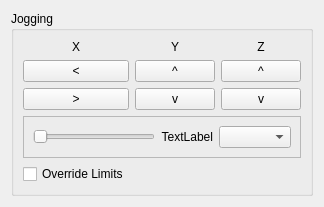
      <widget class="QWidget" name="tab_10">
       <attribute name="title">
        <string>Jog</string>
       </attribute>
       <layout class="QVBoxLayout" name="verticalLayout_7">
        <item alignment="Qt::AlignBottom">
         <widget class="QGroupBox" name="groupBox_2">
          <property name="title">
           <string>Jogging</string>
          </property>
          <layout class="QGridLayout" name="gridLayout_6">
           <item row="2" column="0">
            <widget class="QPushButton" name="jog_minus_pb_0">
             <property name="text">
              <string>&gt;</string>
             </property>
            </widget>
           </item>
           <item row="0" column="2">
            <widget class="QLabel" name="label_3">
             <property name="text">
              <string>Z</string>
             </property>
             <property name="alignment">
              <set>Qt::AlignCenter</set>
             </property>
            </widget>
           </item>
           <item row="2" column="2">
            <widget class="QPushButton" name="jog_minus_pb_2">
             <property name="text">
              <string>v</string>
             </property>
            </widget>
           </item>
           <item row="4" column="0" colspan="3">
            <widget class="QFrame" name="frame_3">
             <property name="frameShape">
              <enum>QFrame::StyledPanel</enum>
             </property>
             <property name="frameShadow">
              <enum>QFrame::Raised</enum>
             </property>
             <layout class="QGridLayout" name="gridLayout_7">
              <item row="0" column="0">
               <widget class="QSlider" name="jog_vel_sl">
                <property name="orientation">
                 <enum>Qt::Horizontal</enum>
                </property>
               </widget>
              </item>
              <item row="0" column="1">
               <widget class="QLabel" name="jog_vel_lb">
                <property name="text">
                 <string>TextLabel</string>
                </property>
                <property name="alignment">
                 <set>Qt::AlignRight|Qt::AlignTrailing|Qt::AlignVCenter</set>
                </property>
               </widget>
              </item>
              <item row="0" column="2">
               <widget class="QComboBox" name="jog_modes_cb"/>
              </item>
             </layout>
            </widget>
           </item>
           <item row="2" column="1">
            <widget class="QPushButton" name="jog_minus_pb_1">
             <property name="text">
              <string>v</string>
             </property>
            </widget>
           </item>
           <item row="1" column="0">
            <widget class="QPushButton" name="jog_plus_pb_0">
             <property name="text">
              <string>&lt;</string>
             </property>
            </widget>
           </item>
           <item row="0" column="0">
            <widget class="QLabel" name="label">
             <property name="text">
              <string>X</string>
             </property>
             <property name="alignment">
              <set>Qt::AlignCenter</set>
             </property>
            </widget>
           </item>
           <item row="1" column="1">
            <widget class="QPushButton" name="jog_plus_pb_1">
             <property name="text">
              <string>^</string>
             </property>
            </widget>
           </item>
           <item row="1" column="2">
            <widget class="QPushButton" name="jog_plus_pb_2">
             <property name="text">
              <string>^</string>
             </property>
            </widget>
           </item>
           <item row="0" column="1">
            <widget class="QLabel" name="label_2">
             <property name="text">
              <string>Y</string>
             </property>
             <property name="alignment">
              <set>Qt::AlignCenter</set>
             </property>
            </widget>
           </item>
           <item row="5" column="0">
            <widget class="QCheckBox" name="override_limits_cb">
             <property name="text">
              <string>Override Limits</string>
             </property>
            </widget>
           </item>
          </layout>
         </widget>
        </item>
       </layout>
      </widget>
